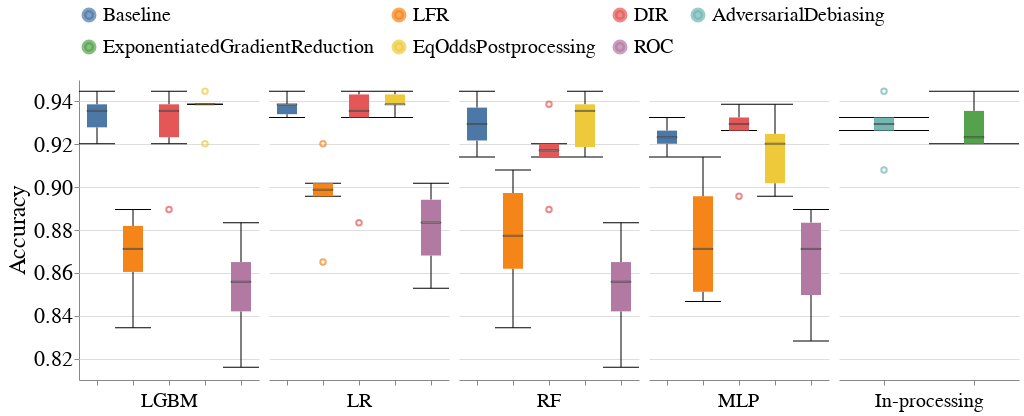

Notebook cell for this chart:
### Code cell
create_box_plot_for_diff_interventions(all_subgroup_metrics_df,
                                       dataset_name=DATASET_NAMES[0],
                                       metric_name='Accuracy',
                                       vals_to_replace=vals_to_replace)

### Figure 1 — Vega-Lite specification as saved in the notebook (floating-point values rounded to 4 significant figures; data arrays with more than 128 entries replaced by an {"elided": "..."} marker saying what was removed)
{"config": {"view": {"continuousWidth": 400, "continuousHeight": 300, "stroke": null}, "axis": {"labelFontSize": 22, "labelFontWeight": "normal", "titleFontSize": 24, "titleFontWeight": "normal"}, "facet": {"spacing": 10}, "header": {"labelFontSize": 20, "labelOrient": "bottom", "labelPadding": 5, "titleFontSize": 20}, "legend": {"columns": 4, "direction": "horizontal", "labelFontSize": 20, "labelLimit": 400, "orient": "top", "symbolStrokeWidth": 5, "titleAnchor": "middle", "titleFontSize": 22, "titleLimit": 300}, "title": {"fontSize": 20}}, "data": {"name": "data-9ab1f8f6da4635a8699cc7fdbfdc78a1"}, "mark": {"type": "boxplot", "median": {"stroke": "black", "strokeWidth": 0.7}, "size": 20, "ticks": true}, "encoding": {"color": {"field": "Fairness_Intervention", "sort": ["Baseline", "LFR", "DIR", "AdversarialDebiasing", "ExponentiatedGradientReduction", "EqOddsPostprocessing", "ROC"], "title": null, "type": "nominal"}, "column": {"field": "Model_Name", "sort": ["LGBM", "LR", "RF", "MLP", "In-processing"], "title": null, "type": "nominal"}, "x": {"axis": {"labels": false}, "field": "Fairness_Intervention", "sort": ["Baseline", "LFR", "DIR", "AdversarialDebiasing", "ExponentiatedGradientReduction", "EqOddsPostprocessing", "ROC"], "title": null, "type": "nominal"}, "y": {"field": "Metric_Value", "scale": {"zero": false}, "title": "Accuracy", "type": "quantitative"}}, "resolve": {"scale": {"x": "independent"}}, "width": 180, "$schema": "https://vega.github.io/schema/vega-lite/v4.17.0.json", "datasets": {"data-9ab1f8f6da4635a8699cc7fdbfdc78a1": {"elided": "132 records"}}}
